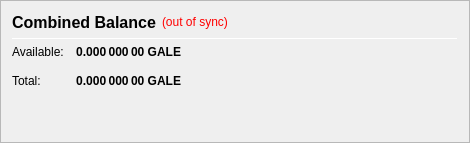
                   <widget class="QFrame" name="frame_CombinedBalances">
                    <property name="minimumSize">
                     <size>
                      <width>470</width>
                      <height>0</height>
                     </size>
                    </property>
                    <property name="frameShape">
                     <enum>QFrame::StyledPanel</enum>
                    </property>
                    <property name="frameShadow">
                     <enum>QFrame::Raised</enum>
                    </property>
                    <layout class="QVBoxLayout" name="verticalLayout_5">
                     <item>
                      <layout class="QHBoxLayout" name="horizontalLayout_5" stretch="0,0,0">
                       <item>
                        <widget class="QLabel" name="label_5z">
                         <property name="minimumSize">
                          <size>
                           <width>0</width>
                           <height>20</height>
                          </size>
                         </property>
                         <property name="font">
                          <font>
                           <pointsize>12</pointsize>
                           <weight>75</weight>
                           <bold>true</bold>
                          </font>
                         </property>
                         <property name="toolTip">
                          <string>Combined Balance (including unconfirmed and immature coins)</string>
                         </property>
                         <property name="text">
                          <string>Combined Balance</string>
                         </property>
                        </widget>
                       </item>
                       <item>
                        <widget class="QLabel" name="labelWalletStatus">
                         <property name="cursor">
                          <cursorShape>WhatsThisCursor</cursorShape>
                         </property>
                         <property name="toolTip">
                          <string>The displayed information may be out of date. Your wallet automatically synchronizes with the Galleoncoin network after a connection is established, but this process has not completed yet.</string>
                         </property>
                         <property name="styleSheet">
                          <string notr="true">QLabel { color: red; }</string>
                         </property>
                         <property name="text">
                          <string notr="true">(out of sync)</string>
                         </property>
                         <property name="alignment">
                          <set>Qt::AlignLeading|Qt::AlignLeft|Qt::AlignVCenter</set>
                         </property>
                        </widget>
                       </item>
                       <item>
                        <spacer name="horizontalSpacer_1">
                         <property name="orientation">
                          <enum>Qt::Horizontal</enum>
                         </property>
                         <property name="sizeHint" stdset="0">
                          <size>
                           <width>40</width>
                           <height>20</height>
                          </size>
                         </property>
                        </spacer>
                       </item>
                      </layout>
                     </item>
                     <item>
                      <widget class="Line" name="line_CombinedBalance">
                       <property name="minimumSize">
                        <size>
                         <width>0</width>
                         <height>1</height>
                        </size>
                       </property>
                       <property name="maximumSize">
                        <size>
                         <width>16777215</width>
                         <height>1</height>
                        </size>
                       </property>
                       <property name="orientation">
                        <enum>Qt::Horizontal</enum>
                       </property>
                      </widget>
                     </item>
                     <item>
                      <layout class="QGridLayout" name="gridLayout_3">
                       <property name="spacing">
                        <number>12</number>
                       </property>
                       <item row="1" column="0">
                        <widget class="QLabel" name="labelBalanceTextz">
                         <property name="text">
                          <string>Available:</string>
                         </property>
                        </widget>
                       </item>
                       <item row="1" column="1">
                        <widget class="QLabel" name="labelBalancez">
                         <property name="font">
                          <font>
                           <weight>75</weight>
                           <bold>true</bold>
                          </font>
                         </property>
                         <property name="cursor">
                          <cursorShape>IBeamCursor</cursorShape>
                         </property>
                         <property name="toolTip">
                          <string>Your current spendable balance</string>
                         </property>
                         <property name="text">
                          <string notr="true">0.000 000 00 GALE</string>
                         </property>
                         <property name="alignment">
                          <set>Qt::AlignRight|Qt::AlignTrailing|Qt::AlignVCenter</set>
                         </property>
                         <property name="textInteractionFlags">
                          <set>Qt::LinksAccessibleByMouse|Qt::TextSelectableByKeyboard|Qt::TextSelectableByMouse</set>
                         </property>
                        </widget>
                       </item>
                       <item row="2" column="0">
                        <widget class="QLabel" name="labelTotalTextz">
                         <property name="text">
                          <string>Total:</string>
                         </property>
                        </widget>
                       </item>
                       <item row="2" column="1">
                        <widget class="QLabel" name="labelTotalz">
                         <property name="font">
                          <font>
                           <weight>75</weight>
                           <bold>true</bold>
                          </font>
                         </property>
                         <property name="cursor">
                          <cursorShape>IBeamCursor</cursorShape>
                         </property>
                         <property name="toolTip">
                          <string>Total Balance, including all unavailable coins.</string>
                         </property>
                         <property name="text">
                          <string notr="true">0.000 000 00 GALE</string>
                         </property>
                         <property name="alignment">
                          <set>Qt::AlignRight|Qt::AlignTrailing|Qt::AlignVCenter</set>
                         </property>
                         <property name="textInteractionFlags">
                          <set>Qt::LinksAccessibleByMouse|Qt::TextSelectableByKeyboard|Qt::TextSelectableByMouse</set>
                         </property>
                        </widget>
                       </item>
                       <item row="2" column="3">
                        <spacer name="horizontalSpacer_2">
                         <property name="orientation">
                          <enum>Qt::Horizontal</enum>
                         </property>
                         <property name="sizeHint" stdset="0">
                          <size>
                           <width>40</width>
                           <height>20</height>
                          </size>
                         </property>
                        </spacer>
                       </item>
                      </layout>
                     </item>
                     <item>
                      <spacer name="verticalSpacer_1">
                       <property name="orientation">
                        <enum>Qt::Vertical</enum>
                       </property>
                       <property name="sizeHint" stdset="0">
                        <size>
                         <width>20</width>
                         <height>40</height>
                        </size>
                       </property>
                      </spacer>
                     </item>
                    </layout>
                   </widget>
